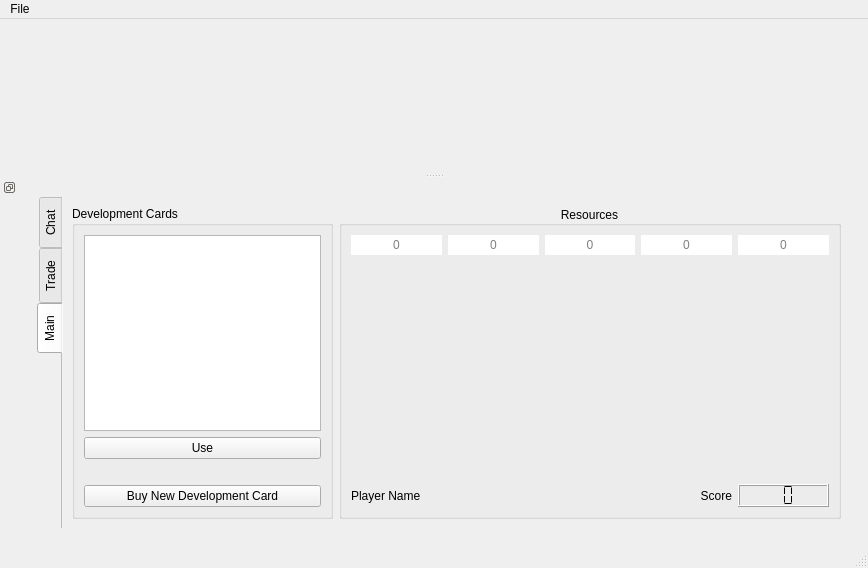
<?xml version="1.0" encoding="UTF-8"?>
<ui version="4.0">
 <class>MainWindow</class>
 <widget class="QMainWindow" name="MainWindow">
  <property name="geometry">
   <rect>
    <x>0</x>
    <y>0</y>
    <width>868</width>
    <height>568</height>
   </rect>
  </property>
  <property name="minimumSize">
   <size>
    <width>0</width>
    <height>568</height>
   </size>
  </property>
  <property name="windowTitle">
   <string>MainWindow</string>
  </property>
  <property name="autoFillBackground">
   <bool>true</bool>
  </property>
  <widget class="QWidget" name="centralwidget">
   <layout class="QHBoxLayout" name="horizontalLayout_3">
    <item>
     <widget class="QWidget" name="widget" native="true">
      <property name="minimumSize">
       <size>
        <width>0</width>
        <height>0</height>
       </size>
      </property>
     </widget>
    </item>
   </layout>
  </widget>
  <widget class="QMenuBar" name="menubar">
   <property name="geometry">
    <rect>
     <x>0</x>
     <y>0</y>
     <width>868</width>
     <height>21</height>
    </rect>
   </property>
   <widget class="QMenu" name="menuFile">
    <property name="title">
     <string>File</string>
    </property>
    <addaction name="actionQuit"/>
   </widget>
   <addaction name="menuFile"/>
  </widget>
  <widget class="QStatusBar" name="statusbar">
   <property name="sizeGripEnabled">
    <bool>true</bool>
   </property>
  </widget>
  <widget class="QDockWidget" name="dockWidget">
   <property name="minimumSize">
    <size>
     <width>579</width>
     <height>215</height>
    </size>
   </property>
   <property name="maximumSize">
    <size>
     <width>868</width>
     <height>524287</height>
    </size>
   </property>
   <property name="layoutDirection">
    <enum>Qt::LeftToRight</enum>
   </property>
   <property name="autoFillBackground">
    <bool>false</bool>
   </property>
   <property name="floating">
    <bool>false</bool>
   </property>
   <property name="features">
    <set>QDockWidget::DockWidgetFloatable|QDockWidget::DockWidgetVerticalTitleBar</set>
   </property>
   <property name="allowedAreas">
    <set>Qt::AllDockWidgetAreas</set>
   </property>
   <attribute name="dockWidgetArea">
    <number>8</number>
   </attribute>
   <widget class="QWidget" name="dockWidgetContents">
    <layout class="QHBoxLayout" name="horizontalLayout">
     <item>
      <widget class="QWidget" name="widget_2" native="true">
       <layout class="QHBoxLayout" name="horizontalLayout_4">
        <item>
         <widget class="QTabWidget" name="tabWidget">
          <property name="maximumSize">
           <size>
            <width>16777215</width>
            <height>52487</height>
           </size>
          </property>
          <property name="tabPosition">
           <enum>QTabWidget::West</enum>
          </property>
          <property name="currentIndex">
           <number>2</number>
          </property>
          <property name="elideMode">
           <enum>Qt::ElideNone</enum>
          </property>
          <property name="usesScrollButtons">
           <bool>true</bool>
          </property>
          <property name="documentMode">
           <bool>true</bool>
          </property>
          <widget class="QWidget" name="tab_3">
           <attribute name="title">
            <string>Chat</string>
           </attribute>
           <layout class="QVBoxLayout" name="verticalLayout">
            <item>
             <widget class="QTextEdit" name="textEdit">
              <property name="enabled">
               <bool>false</bool>
              </property>
             </widget>
            </item>
            <item>
             <widget class="QLineEdit" name="lineEdit"/>
            </item>
            <item>
             <widget class="QPushButton" name="pushButton">
              <property name="text">
               <string>Submit</string>
              </property>
             </widget>
            </item>
           </layout>
          </widget>
          <widget class="QWidget" name="tab_2">
           <attribute name="title">
            <string>Trade</string>
           </attribute>
           <layout class="QHBoxLayout" name="horizontalLayout_2">
            <item>
             <widget class="QListWidget" name="listWidget"/>
            </item>
            <item>
             <widget class="QGroupBox" name="groupBox">
              <property name="title">
               <string/>
              </property>
              <layout class="QVBoxLayout" name="verticalLayout_2">
               <item>
                <widget class="QPushButton" name="pushButton_2">
                 <property name="text">
                  <string>Create New...</string>
                 </property>
                </widget>
               </item>
               <item>
                <widget class="QPushButton" name="pushButton_3">
                 <property name="text">
                  <string>Accept</string>
                 </property>
                </widget>
               </item>
              </layout>
             </widget>
            </item>
           </layout>
          </widget>
          <widget class="QWidget" name="tab">
           <attribute name="title">
            <string>Main</string>
           </attribute>
           <layout class="QGridLayout" name="gridLayout">
            <item row="0" column="1">
             <widget class="QGroupBox" name="groupBox_2">
              <property name="title">
               <string>Resources</string>
              </property>
              <property name="alignment">
               <set>Qt::AlignCenter</set>
              </property>
              <property name="flat">
               <bool>false</bool>
              </property>
              <property name="checkable">
               <bool>false</bool>
              </property>
              <layout class="QGridLayout" name="gridLayout_2">
               <item row="5" column="4">
                <widget class="QLCDNumber" name="lcdNumber">
                 <property name="smallDecimalPoint">
                  <bool>false</bool>
                 </property>
                 <property name="numDigits">
                  <number>2</number>
                 </property>
                 <property name="segmentStyle">
                  <enum>QLCDNumber::Flat</enum>
                 </property>
                </widget>
               </item>
               <item row="2" column="0">
                <widget class="QLabel" name="label_6">
                 <property name="text">
                  <string/>
                 </property>
                 <property name="pixmap">
                  <pixmap>wood.png</pixmap>
                 </property>
                 <property name="alignment">
                  <set>Qt::AlignCenter</set>
                 </property>
                </widget>
               </item>
               <item row="2" column="1">
                <widget class="QLabel" name="label_8">
                 <property name="text">
                  <string/>
                 </property>
                 <property name="pixmap">
                  <pixmap>sheep.png</pixmap>
                 </property>
                 <property name="alignment">
                  <set>Qt::AlignCenter</set>
                 </property>
                </widget>
               </item>
               <item row="2" column="2">
                <widget class="QLabel" name="label_9">
                 <property name="text">
                  <string/>
                 </property>
                 <property name="pixmap">
                  <pixmap>../../../../../../data/PROJECTS/C++/Settlers/Resources/wheat.png</pixmap>
                 </property>
                 <property name="alignment">
                  <set>Qt::AlignCenter</set>
                 </property>
                </widget>
               </item>
               <item row="2" column="3">
                <widget class="QLabel" name="label_10">
                 <property name="text">
                  <string/>
                 </property>
                 <property name="pixmap">
                  <pixmap>../../../../../../data/PROJECTS/C++/Settlers/Resources/brick.png</pixmap>
                 </property>
                 <property name="alignment">
                  <set>Qt::AlignCenter</set>
                 </property>
                </widget>
               </item>
               <item row="2" column="4">
                <widget class="QLabel" name="label_11">
                 <property name="text">
                  <string/>
                 </property>
                 <property name="pixmap">
                  <pixmap>../../../../../../data/PROJECTS/C++/Settlers/Resources/rock.png</pixmap>
                 </property>
                 <property name="alignment">
                  <set>Qt::AlignCenter</set>
                 </property>
                </widget>
               </item>
               <item row="3" column="2">
                <widget class="QLabel" name="label_14">
                 <property name="text">
                  <string/>
                 </property>
                 <property name="pixmap">
                  <pixmap>../../../../../../data/PROJECTS/C++/Settlers/Resources/anchor.png</pixmap>
                 </property>
                 <property name="alignment">
                  <set>Qt::AlignCenter</set>
                 </property>
                </widget>
               </item>
               <item row="3" column="3">
                <widget class="QLabel" name="label_15">
                 <property name="text">
                  <string/>
                 </property>
                 <property name="pixmap">
                  <pixmap>../../../../../../data/PROJECTS/C++/Settlers/Resources/anchor.png</pixmap>
                 </property>
                 <property name="alignment">
                  <set>Qt::AlignCenter</set>
                 </property>
                </widget>
               </item>
               <item row="3" column="4">
                <widget class="QLabel" name="label_16">
                 <property name="text">
                  <string/>
                 </property>
                 <property name="pixmap">
                  <pixmap>../../../../../../data/PROJECTS/C++/Settlers/Resources/anchor.png</pixmap>
                 </property>
                 <property name="alignment">
                  <set>Qt::AlignCenter</set>
                 </property>
                </widget>
               </item>
               <item row="3" column="0">
                <widget class="QLabel" name="label_12">
                 <property name="text">
                  <string/>
                 </property>
                 <property name="pixmap">
                  <pixmap>../../../../../../data/PROJECTS/C++/Settlers/Resources/anchor.png</pixmap>
                 </property>
                 <property name="alignment">
                  <set>Qt::AlignCenter</set>
                 </property>
                </widget>
               </item>
               <item row="3" column="1">
                <widget class="QLabel" name="label_13">
                 <property name="text">
                  <string/>
                 </property>
                 <property name="pixmap">
                  <pixmap>../../../../../../data/PROJECTS/C++/Settlers/Resources/anchor.png</pixmap>
                 </property>
                 <property name="alignment">
                  <set>Qt::AlignCenter</set>
                 </property>
                </widget>
               </item>
               <item row="1" column="0">
                <widget class="QLineEdit" name="lineEdit_2">
                 <property name="text">
                  <string/>
                 </property>
                 <property name="frame">
                  <bool>false</bool>
                 </property>
                 <property name="cursorPosition">
                  <number>0</number>
                 </property>
                 <property name="alignment">
                  <set>Qt::AlignCenter</set>
                 </property>
                 <property name="readOnly">
                  <bool>true</bool>
                 </property>
                 <property name="placeholderText">
                  <string>0</string>
                 </property>
                </widget>
               </item>
               <item row="1" column="1">
                <widget class="QLineEdit" name="lineEdit_3">
                 <property name="text">
                  <string/>
                 </property>
                 <property name="frame">
                  <bool>false</bool>
                 </property>
                 <property name="cursorPosition">
                  <number>0</number>
                 </property>
                 <property name="alignment">
                  <set>Qt::AlignCenter</set>
                 </property>
                 <property name="readOnly">
                  <bool>true</bool>
                 </property>
                 <property name="placeholderText">
                  <string>0</string>
                 </property>
                </widget>
               </item>
               <item row="1" column="2">
                <widget class="QLineEdit" name="lineEdit_4">
                 <property name="frame">
                  <bool>false</bool>
                 </property>
                 <property name="alignment">
                  <set>Qt::AlignCenter</set>
                 </property>
                 <property name="readOnly">
                  <bool>true</bool>
                 </property>
                 <property name="placeholderText">
                  <string>0</string>
                 </property>
                </widget>
               </item>
               <item row="1" column="3">
                <widget class="QLineEdit" name="lineEdit_5">
                 <property name="frame">
                  <bool>false</bool>
                 </property>
                 <property name="alignment">
                  <set>Qt::AlignCenter</set>
                 </property>
                 <property name="readOnly">
                  <bool>true</bool>
                 </property>
                 <property name="placeholderText">
                  <string>0</string>
                 </property>
                </widget>
               </item>
               <item row="1" column="4">
                <widget class="QLineEdit" name="lineEdit_6">
                 <property name="frame">
                  <bool>false</bool>
                 </property>
                 <property name="alignment">
                  <set>Qt::AlignCenter</set>
                 </property>
                 <property name="readOnly">
                  <bool>true</bool>
                 </property>
                 <property name="placeholderText">
                  <string>0</string>
                 </property>
                </widget>
               </item>
               <item row="5" column="3">
                <widget class="QLabel" name="label">
                 <property name="text">
                  <string>Score</string>
                 </property>
                 <property name="textFormat">
                  <enum>Qt::AutoText</enum>
                 </property>
                 <property name="scaledContents">
                  <bool>true</bool>
                 </property>
                 <property name="alignment">
                  <set>Qt::AlignRight|Qt::AlignTrailing|Qt::AlignVCenter</set>
                 </property>
                </widget>
               </item>
               <item row="4" column="4">
                <spacer name="verticalSpacer">
                 <property name="orientation">
                  <enum>Qt::Vertical</enum>
                 </property>
                 <property name="sizeHint" stdset="0">
                  <size>
                   <width>20</width>
                   <height>40</height>
                  </size>
                 </property>
                </spacer>
               </item>
               <item row="5" column="0">
                <widget class="QLabel" name="label_2">
                 <property name="text">
                  <string>Player Name</string>
                 </property>
                </widget>
               </item>
              </layout>
             </widget>
            </item>
            <item row="0" column="0">
             <widget class="QGroupBox" name="groupBox_3">
              <property name="title">
               <string>Development Cards</string>
              </property>
              <layout class="QVBoxLayout" name="verticalLayout_3">
               <item>
                <widget class="QListView" name="listView"/>
               </item>
               <item>
                <widget class="QPushButton" name="pushButton_5">
                 <property name="text">
                  <string>Use</string>
                 </property>
                </widget>
               </item>
               <item>
                <spacer name="horizontalSpacer">
                 <property name="orientation">
                  <enum>Qt::Horizontal</enum>
                 </property>
                 <property name="sizeHint" stdset="0">
                  <size>
                   <width>313</width>
                   <height>20</height>
                  </size>
                 </property>
                </spacer>
               </item>
               <item>
                <widget class="QPushButton" name="pushButton_4">
                 <property name="text">
                  <string>Buy New Development Card</string>
                 </property>
                </widget>
               </item>
              </layout>
             </widget>
            </item>
           </layout>
          </widget>
         </widget>
        </item>
       </layout>
      </widget>
     </item>
    </layout>
   </widget>
  </widget>
  <action name="actionQuit">
   <property name="text">
    <string>&amp;Quit</string>
   </property>
   <property name="menuRole">
    <enum>QAction::TextHeuristicRole</enum>
   </property>
  </action>
 </widget>
 <resources/>
 <connections>
  <connection>
   <sender>actionQuit</sender>
   <signal>triggered()</signal>
   <receiver>MainWindow</receiver>
   <slot>close()</slot>
   <hints>
    <hint type="sourcelabel">
     <x>-1</x>
     <y>-1</y>
    </hint>
    <hint type="destinationlabel">
     <x>399</x>
     <y>299</y>
    </hint>
   </hints>
  </connection>
 </connections>
</ui>
